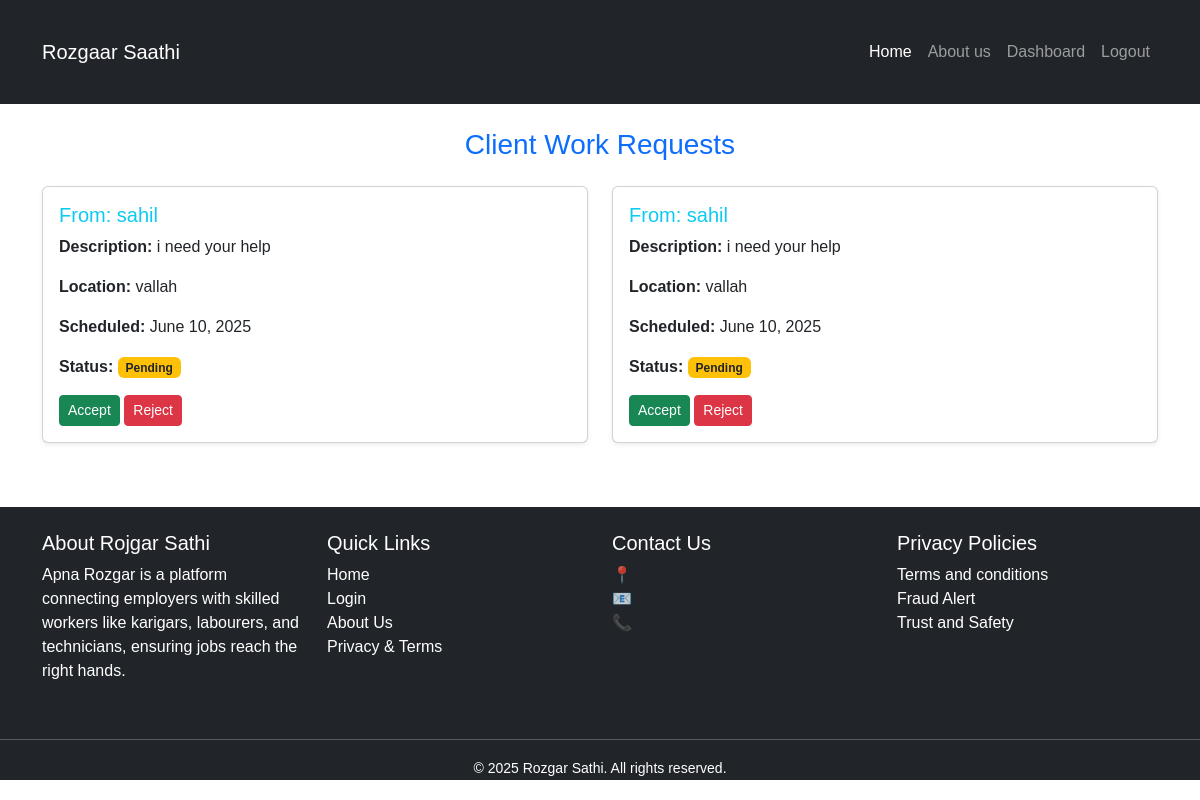
Before: /hunarbaaz/requests/ (signed in) with the older database file.
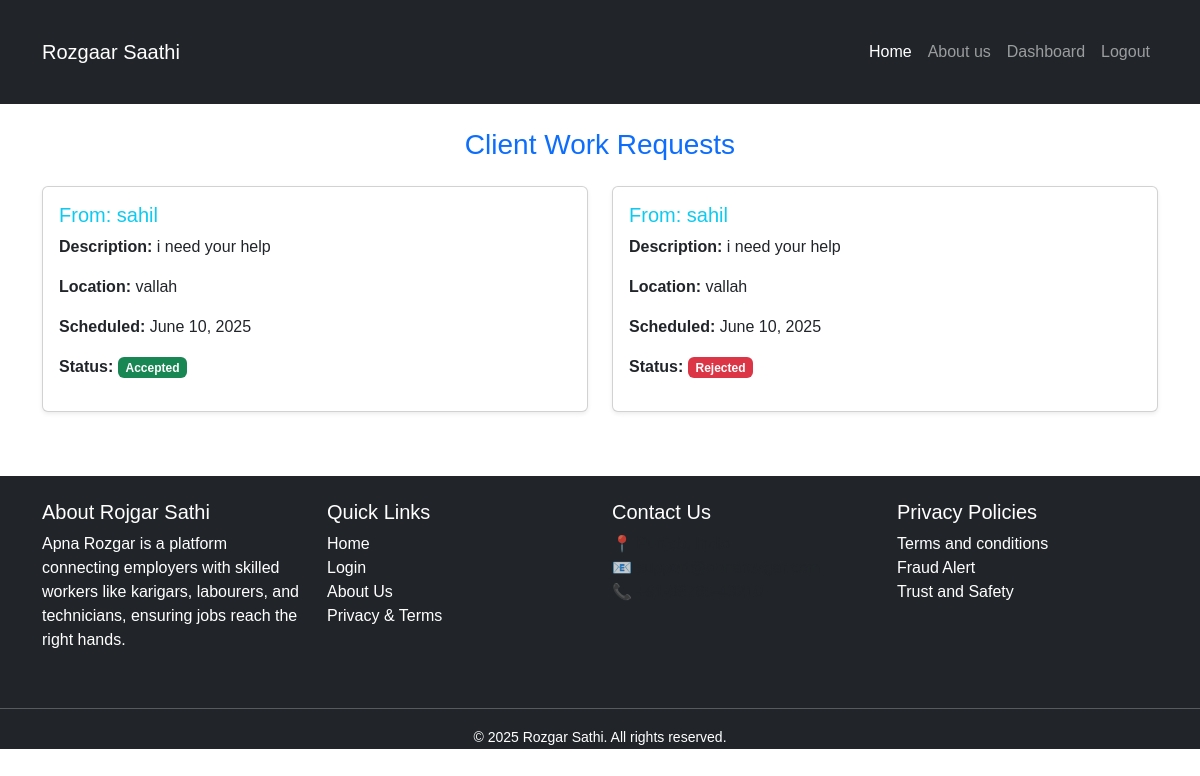
After: the same page with the newer database file.
### client/models.py (models this page shows, shortened)
class PostRequest(models.Model):
    client = models.ForeignKey(User, on_delete=models.CASCADE, related_name='sent_requests')
    hunarbaaz = models.ForeignKey(Hunarbaaz, on_delete=models.CASCADE, related_name='received_requests')
    job_description = models.TextField()
    location = models.CharField(max_length=100)
    scheduled_date = models.DateField()
    is_accepted = models.BooleanField(null=True, blank=True)  # None = Pending, True = Accepted, False = Rejected
    created_at = models.DateTimeField(auto_now_add=True)

### hunarbaaz/views.py (the view)
# urls.py: path('requests/', views.view_requests, name='view_requests'),
@login_required
def view_requests(request):
    try:
        profile = Hunarbaaz.objects.get(user=request.user)
    except Hunarbaaz.DoesNotExist:
        return redirect('hunarbaaz:edit_profile')
    requests = PostRequest.objects.filter(hunarbaaz=profile).order_by('-created_at')
    return render(request, 'hunarbaaz/view_requests.html', {
        'client_requests': requests
    })

### hunarbaaz/templates/hunarbaaz/view_requests.html
{% extends 'base/base.html' %}
{% block content %}
<div class="container mt-4">
  <h3 class="mb-4 text-center text-primary">Client Work Requests</h3>
  {% if client_requests %}
    <div class="row">
      {% for req in client_requests %}
        <div class="col-md-6">
          <div class="card mb-3 shadow-sm">
            <div class="card-body">
              <h5 class="card-title text-info">From: {{ req.client.username }}</h5>
              <p><strong>Description:</strong> {{ req.job_description }}</p>
              <p><strong>Location:</strong> {{ req.location }}</p>
              <p><strong>Scheduled:</strong> {{ req.scheduled_date }}</p>
              <p><strong>Status:</strong>
                {% if req.is_accepted == True %}
                  <span class="badge bg-success">Accepted</span>
                {% elif req.is_accepted == False %}
                  <span class="badge bg-danger">Rejected</span>
                {% else %}
                  <span class="badge bg-warning text-dark">Pending</span>
                {% endif %}
              </p>
              {% if req.is_accepted is None %}
                <a href="{% url 'hunarbaaz:accept_request' req.id %}" class="btn btn-success btn-sm">Accept</a>
                <a href="{% url 'hunarbaaz:reject_request' req.id %}" class="btn btn-danger btn-sm">Reject</a>
              {% endif %}
            </div>
          </div>
        </div>
      {% endfor %}
    </div>
  {% else %}
    <div class="alert alert-info text-center">
      No work requests received yet.
    </div>
  {% endif %}
</div>
{% endblock %}

Changed rows visible on the page:
changed PostRequest (number 1 of 2 on the later page): is_accepted "Pending Accept Reject" → "Accepted"
changed PostRequest (number 2 of 2 on the later page): is_accepted "Pending Accept Reject" → "Rejected"
